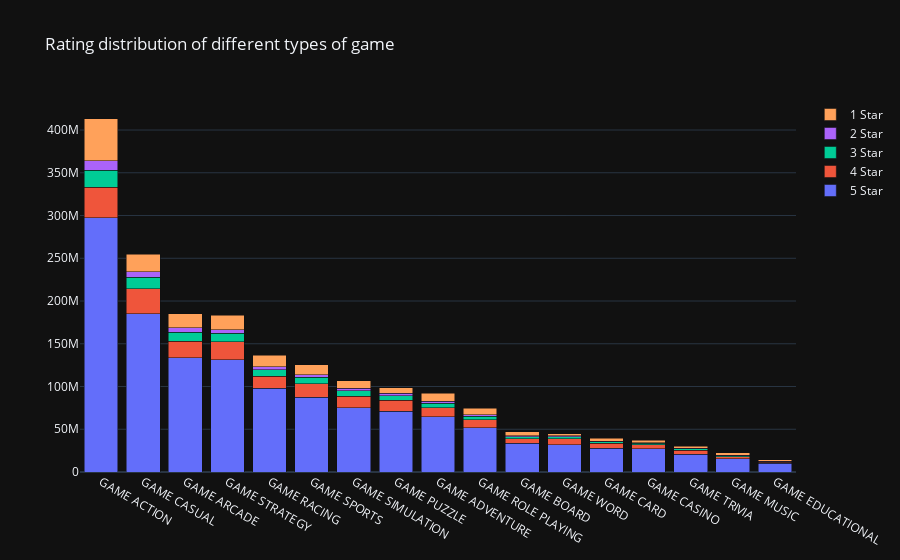

Here is the notebook cell this chart was saved with:
### Code cell
import plotly.graph_objects as go

x = Total_install['category']
fig = go.Figure(go.Bar(x=x, y=Total_install['5 star ratings'], name='5 Star'))
fig.add_trace(go.Bar(x=x, y=Total_install['4 star ratings'], name='4 Star'))
fig.add_trace(go.Bar(x=x, y=Total_install['3 star ratings'], name='3 Star'))
fig.add_trace(go.Bar(x=x, y=Total_install['2 star ratings'], name='2 Star'))
fig.add_trace(go.Bar(x=x, y=Total_install['1 star ratings'], name='1 Star'))





fig.update_layout(barmode='stack',template = "plotly_dark",
                  title_text="Rating distribution of different types of game", xaxis = {'categoryorder':'total descending'})
fig.show()

### Figure 1 — Plotly figure (JSON) as saved in the notebook; plotly's stock layout.template omitted (floating-point values rounded to 4 significant figures)
{"data": [{"name": "5 Star", "type": "bar", "x": ["GAME ACTION", "GAME ADVENTURE", "GAME ARCADE", "GAME BOARD", "GAME CARD", "GAME CASINO", "GAME CASUAL", "GAME EDUCATIONAL", "GAME MUSIC", "GAME PUZZLE", "GAME RACING", "GAME ROLE PLAYING", "GAME SIMULATION", "GAME SPORTS", "GAME STRATEGY", "GAME TRIVIA", "GAME WORD"], "y": [297452920, 64842466, 133731783, 33858033, 27947247, 27483010, 184839112, 10100353, 15479053, 70822310, 98066339, 51874360, 75451028, 87597852, 131533579, 20826660, 31997659]}, {"name": "4 Star", "type": "bar", "x": ["GAME ACTION", "GAME ADVENTURE", "GAME ARCADE", "GAME BOARD", "GAME CARD", "GAME CASINO", "GAME CASUAL", "GAME EDUCATIONAL", "GAME MUSIC", "GAME PUZZLE", "GAME RACING", "GAME ROLE PLAYING", "GAME SIMULATION", "GAME SPORTS", "GAME STRATEGY", "GAME TRIVIA", "GAME WORD"], "y": [35916052, 10346242, 19444747, 5161875, 5493676, 4135281, 29302683, 1342086, 2300539, 12818911, 14023035, 9205558, 13430478, 15481927, 21079146, 4334128, 6632338]}, {"name": "3 Star", "type": "bar", "x": ["GAME ACTION", "GAME ADVENTURE", "GAME ARCADE", "GAME BOARD", "GAME CARD", "GAME CASINO", "GAME CASUAL", "GAME EDUCATIONAL", "GAME MUSIC", "GAME PUZZLE", "GAME RACING", "GAME ROLE PLAYING", "GAME SIMULATION", "GAME SPORTS", "GAME STRATEGY", "GAME TRIVIA", "GAME WORD"], "y": [19841780, 5166538, 10465943, 2318092, 1977608, 1864141, 13746256, 786736, 1378286, 5837564, 7515378, 4182886, 6451284, 7488721, 9677464, 1770915, 2551660]}, {"name": "2 Star", "type": "bar", "x": ["GAME ACTION", "GAME ADVENTURE", "GAME ARCADE", "GAME BOARD", "GAME CARD", "GAME CASINO", "GAME CASUAL", "GAME EDUCATIONAL", "GAME MUSIC", "GAME PUZZLE", "GAME RACING", "GAME ROLE PLAYING", "GAME SIMULATION", "GAME SPORTS", "GAME STRATEGY", "GAME TRIVIA", "GAME WORD"], "y": [10979830, 2465012, 4933625, 1089300, 828199, 776339, 6098993, 472206, 731653, 2354690, 3709933, 1936645, 2881282, 3289422, 4167469, 723956, 936525]}, {"name": "1 Star", "type": "bar", "x": ["GAME ACTION", "GAME ADVENTURE", "GAME ARCADE", "GAME BOARD", "GAME CARD", "GAME CASINO", "GAME CASUAL", "GAME EDUCATIONAL", "GAME MUSIC", "GAME PUZZLE", "GAME RACING", "GAME ROLE PLAYING", "GAME SIMULATION", "GAME SPORTS", "GAME STRATEGY", "GAME TRIVIA", "GAME WORD"], "y": [49184898, 9151238, 16590675, 4657803, 3009779, 2860250, 20657546, 1541962, 2561432, 6558971, 13037082, 7267021, 8787716, 11843463, 17013829, 2204523, 2362717]}], "layout": {"barmode": "stack", "title": {"text": "Rating distribution of different types of game"}, "xaxis": {"categoryorder": "total descending"}}}
